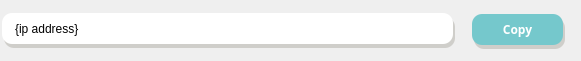
   <widget class="QWidget" name="ip_widget" native="true">
    <property name="geometry">
     <rect>
      <x>14</x>
      <y>410</y>
      <width>581</width>
      <height>61</height>
     </rect>
    </property>
    <widget class="QLabel" name="ip_label">
     <property name="geometry">
      <rect>
       <x>2</x>
       <y>13</y>
       <width>451</width>
       <height>31</height>
      </rect>
     </property>
     <property name="styleSheet">
      <string notr="true">background: white;
border-radius: 10px;
padding-left: 10px;</string>
     </property>
     <property name="text">
      <string>{ip address}</string>
     </property>
    </widget>
    <widget class="QLabel" name="ip_label_shadow">
     <property name="geometry">
      <rect>
       <x>4</x>
       <y>17</y>
       <width>451</width>
       <height>31</height>
      </rect>
     </property>
     <property name="styleSheet">
      <string notr="true">background: rgb(207, 206, 202);
border-radius: 10px;</string>
     </property>
     <property name="text">
      <string>{ip address}</string>
     </property>
    </widget>
    <widget class="QLabel" name="copy_label">
     <property name="geometry">
      <rect>
       <x>472</x>
       <y>14</y>
       <width>91</width>
       <height>31</height>
      </rect>
     </property>
     <property name="palette">
      <palette>
       <active>
        <colorrole role="WindowText">
         <brush brushstyle="SolidPattern">
          <color alpha="255">
           <red>255</red>
           <green>255</green>
           <blue>255</blue>
          </color>
         </brush>
        </colorrole>
        <colorrole role="Button">
         <brush brushstyle="SolidPattern">
          <color alpha="255">
           <red>117</red>
           <green>200</green>
           <blue>204</blue>
          </color>
         </brush>
        </colorrole>
        <colorrole role="Base">
         <brush brushstyle="SolidPattern">
          <color alpha="255">
           <red>117</red>
           <green>200</green>
           <blue>204</blue>
          </color>
         </brush>
        </colorrole>
        <colorrole role="Window">
         <brush brushstyle="SolidPattern">
          <color alpha="255">
           <red>117</red>
           <green>200</green>
           <blue>204</blue>
          </color>
         </brush>
        </colorrole>
       </active>
       <inactive>
        <colorrole role="WindowText">
         <brush brushstyle="SolidPattern">
          <color alpha="255">
           <red>255</red>
           <green>255</green>
           <blue>255</blue>
          </color>
         </brush>
        </colorrole>
        <colorrole role="Button">
         <brush brushstyle="SolidPattern">
          <color alpha="255">
           <red>117</red>
           <green>200</green>
           <blue>204</blue>
          </color>
         </brush>
        </colorrole>
        <colorrole role="Base">
         <brush brushstyle="SolidPattern">
          <color alpha="255">
           <red>117</red>
           <green>200</green>
           <blue>204</blue>
          </color>
         </brush>
        </colorrole>
        <colorrole role="Window">
         <brush brushstyle="SolidPattern">
          <color alpha="255">
           <red>117</red>
           <green>200</green>
           <blue>204</blue>
          </color>
         </brush>
        </colorrole>
       </inactive>
       <disabled>
        <colorrole role="WindowText">
         <brush brushstyle="SolidPattern">
          <color alpha="255">
           <red>120</red>
           <green>120</green>
           <blue>120</blue>
          </color>
         </brush>
        </colorrole>
        <colorrole role="Button">
         <brush brushstyle="SolidPattern">
          <color alpha="255">
           <red>117</red>
           <green>200</green>
           <blue>204</blue>
          </color>
         </brush>
        </colorrole>
        <colorrole role="Base">
         <brush brushstyle="SolidPattern">
          <color alpha="255">
           <red>117</red>
           <green>200</green>
           <blue>204</blue>
          </color>
         </brush>
        </colorrole>
        <colorrole role="Window">
         <brush brushstyle="SolidPattern">
          <color alpha="255">
           <red>117</red>
           <green>200</green>
           <blue>204</blue>
          </color>
         </brush>
        </colorrole>
       </disabled>
      </palette>
     </property>
     <property name="font">
      <font>
       <family>Arial Rounded MT Bold</family>
       <weight>75</weight>
       <bold>true</bold>
      </font>
     </property>
     <property name="styleSheet">
      <string notr="true">background: #75c8cc;
border-radius: 10px;</string>
     </property>
     <property name="text">
      <string>Copy</string>
     </property>
     <property name="alignment">
      <set>Qt::AlignCenter</set>
     </property>
    </widget>
    <widget class="QLabel" name="copy_shadow">
     <property name="geometry">
      <rect>
       <x>474</x>
       <y>18</y>
       <width>91</width>
       <height>31</height>
      </rect>
     </property>
     <property name="styleSheet">
      <string notr="true">background: rgb(207, 206, 202);
border-radius: 10px;</string>
     </property>
     <property name="text">
      <string/>
     </property>
    </widget>
    <zorder>ip_label_shadow</zorder>
    <zorder>copy_shadow</zorder>
    <zorder>ip_label</zorder>
    <zorder>copy_label</zorder>
   </widget>
